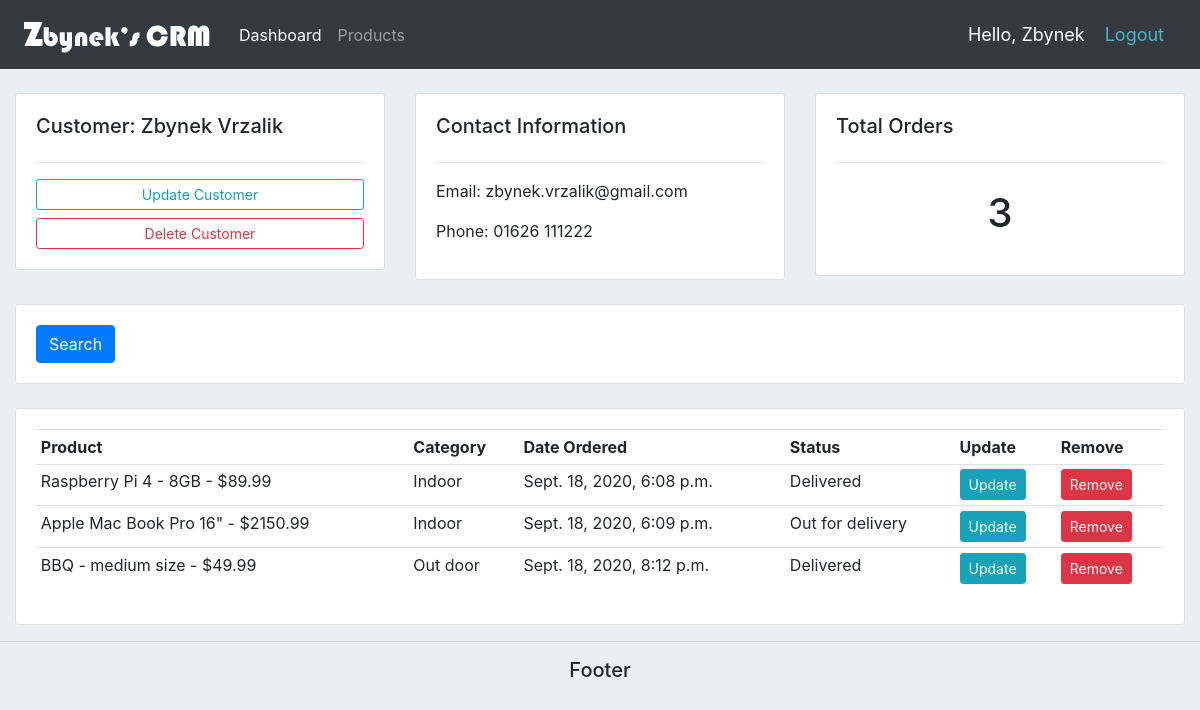
Page /customer/4 (signed in) on the committed database.
### accounts/models.py (models this page shows, shortened)
class Customer(models.Model):
    name = models.CharField(max_length=200, null=True)
    phone = models.CharField(max_length=200, null=True)
    email = models.CharField(max_length=200, null=True)
    date_created = models.DateTimeField(auto_now_add=True)

class Order(models.Model):
    STATUS = (
        ('Pending', 'Pending'),
        ('Out for delivery', 'Out for delivery'),
        ('Delivered', 'Delivered'),
    )
    customer = models.ForeignKey(Customer, null=True, on_delete=models.SET_NULL)
    product = models.ForeignKey(Product, null=True, on_delete=models.SET_NULL)
    date_created = models.DateTimeField(auto_now_add=True)
    status = models.CharField(max_length=32, null=True, choices=STATUS)

class Product(models.Model):
    CATEGORY = (
        ('Indoor', 'Indoor'),
        ('Out door', 'Out door'),
    )
    name = models.CharField(max_length=200, null=True)
    price = models.FloatField(null=True)
    category = models.CharField(max_length=200, null=True, choices=CATEGORY)
    description = models.CharField(max_length=500, null=True)
    date_created = models.DateTimeField(auto_now_add=True)
    tag = models.ManyToManyField(Tag)
    def __str__(self):
        return f'{self.name} - ${self.price}'

### accounts/views.py (the view)
# urls.py: path('customer/<str:customer_id>', views.customer, name='customer'),
@login_required(login_url='login')
def customer(request, customer_id):
    customer = Customer.objects.get(id=customer_id)
    orders = customer.order_set.all()
    total_orders = orders.count()
    context = {'customer': customer, 'orders': orders, 'total_orders': total_orders}
    return render(request, 'accounts/customer.html', context)

### accounts/templates/accounts/customer.html
{% extends 'accounts/main.html' %}
{% block content %}
<br>
<div class="row">
	<div class="col-md">
		<div class="card card-body">
			<h5>Customer: {{ customer.name }}</h5>
			<hr>
			<a class="btn btn-outline-info  btn-sm btn-block" href="">Update Customer</a>
			<a class="btn btn-outline-danger  btn-sm btn-block" href="">Delete Customer</a>
		</div>
	</div>
	<div class="col-md">
		<div class="card card-body">
			<h5>Contact Information</h5>
			<hr>
			<p>Email: {{ customer.email }}</p>
			<p>Phone: {{ customer.phone }}</p>
		</div>
	</div>
	<div class="col-md">
		<div class="card card-body">
			<h5>Total Orders</h5>
			<hr>
			<h1 style="text-align: center;padding: 10px">{{ total_orders }}</h1>
		</div>
	</div>
</div>
<br>
<div class="row">
	<div class="col">
		<div class="card card-body">
			<form method="get">
		    <button class="btn btn-primary" type="submit">Search</button>
		  </form>
		</div>
	</div>
</div>
<br>
<div class="row">
	<div class="col-md">
		<div class="card card-body">
			<table class="table table-sm">
				<tr>
					<th>Product</th>
					<th>Category</th>
					<th>Date Ordered</th>
					<th>Status</th>
					<th>Update</th>
					<th>Remove</th>
				</tr>
				{% for order in orders %}
					 <tr>
                        <td>{{ order.product }}</td>
						<td>{{ order.product.category }}</td>
                        <td>{{ order.date_created }}</td>
                        <td>{{ order.status }}</td>
                        <td><a class="btn btn-sm btn-info" href="{% url 'update_order' order.id %}">Update</a></td>
                        <td><a class="btn btn-sm btn-danger" href="{% url 'delete_order' order.id %}">Remove</a></td>
                    </tr>
				{% endfor %}
			</table>
		</div>
	</div>
</div>
{% endblock %}

### accounts/templates/accounts/navbar.html (shortened to what this page needs)
{% load static %}
<nav class="navbar navbar-expand-lg navbar-dark bg-dark">
  <a class="navbar-brand" href="{% url 'home' %}"><img src="{% static 'images/logo.png'%}" alt=""></a>
  <div class="collapse navbar-collapse" id="navbarNav">
    <ul class="navbar-nav">
      <li class="nav-item active">
        <a class="nav-link" href="{% url 'home' %}">Dashboard</a>
      </li>
      <li class="nav-item">
        <a class="nav-link" href="{% url 'products' %}">Products</a>
      </li>
    </ul>
  </div>
    <span class="hello-msg">Hello, {{ request.user.first_name }}</span>
    <span class="hello-msg"><a href="{% url 'logout' %}">Logout</a></span>
</nav>

### accounts/static/css/main.css (style rules this page uses)
body { background-color: #ebeff5; }

### accounts/templates/accounts/navbar.html (style rules this page uses)
.hello-msg { font-size: 18px; color: #ffffff; margin-right: 20px; }
.hello-msg a { color: #4cb4c7; }

### rows in the picture
Customer: name "Zbynek Vrzalik", email "zbynek.vrzalik@gmail.com", phone "01626 111222"
Order: product "Raspberry Pi 4 - 8GB - $89.99", product.category "Indoor", date_created "Sept. 18, 2020, 6:08 p.m.", status "Delivered"
Order: product "Apple Mac Book Pro 16\" - $2150.99", product.category "Indoor", date_created "Sept. 18, 2020, 6:09 p.m.", status "Out for delivery"
Order: product "BBQ - medium size - $49.99", product.category "Out door", date_created "Sept. 18, 2020, 8:12 p.m.", status "Delivered"

### other values in the picture
{{ request.user.first_name }} "Zbynek"
{{ total_orders }} "3"
